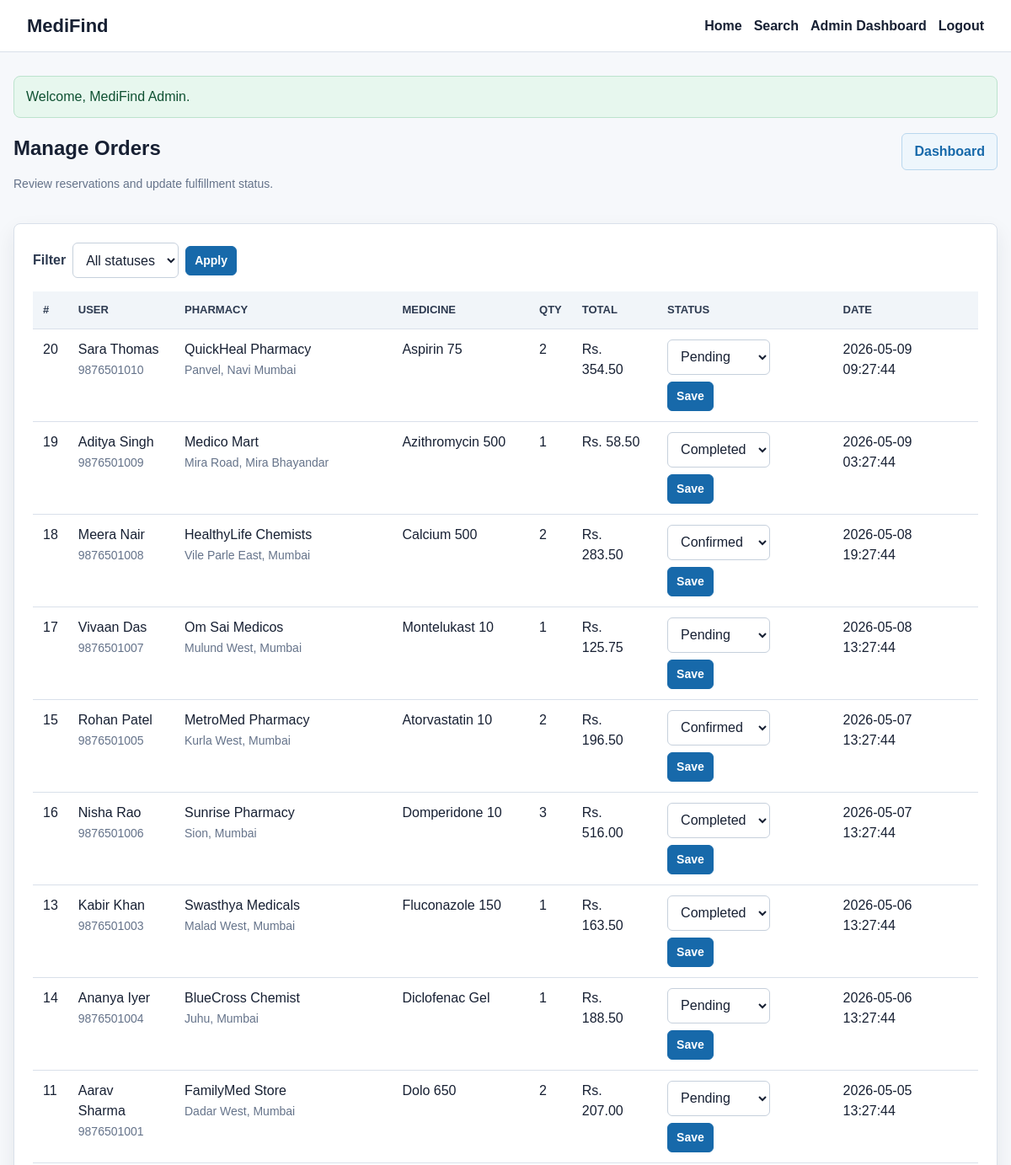
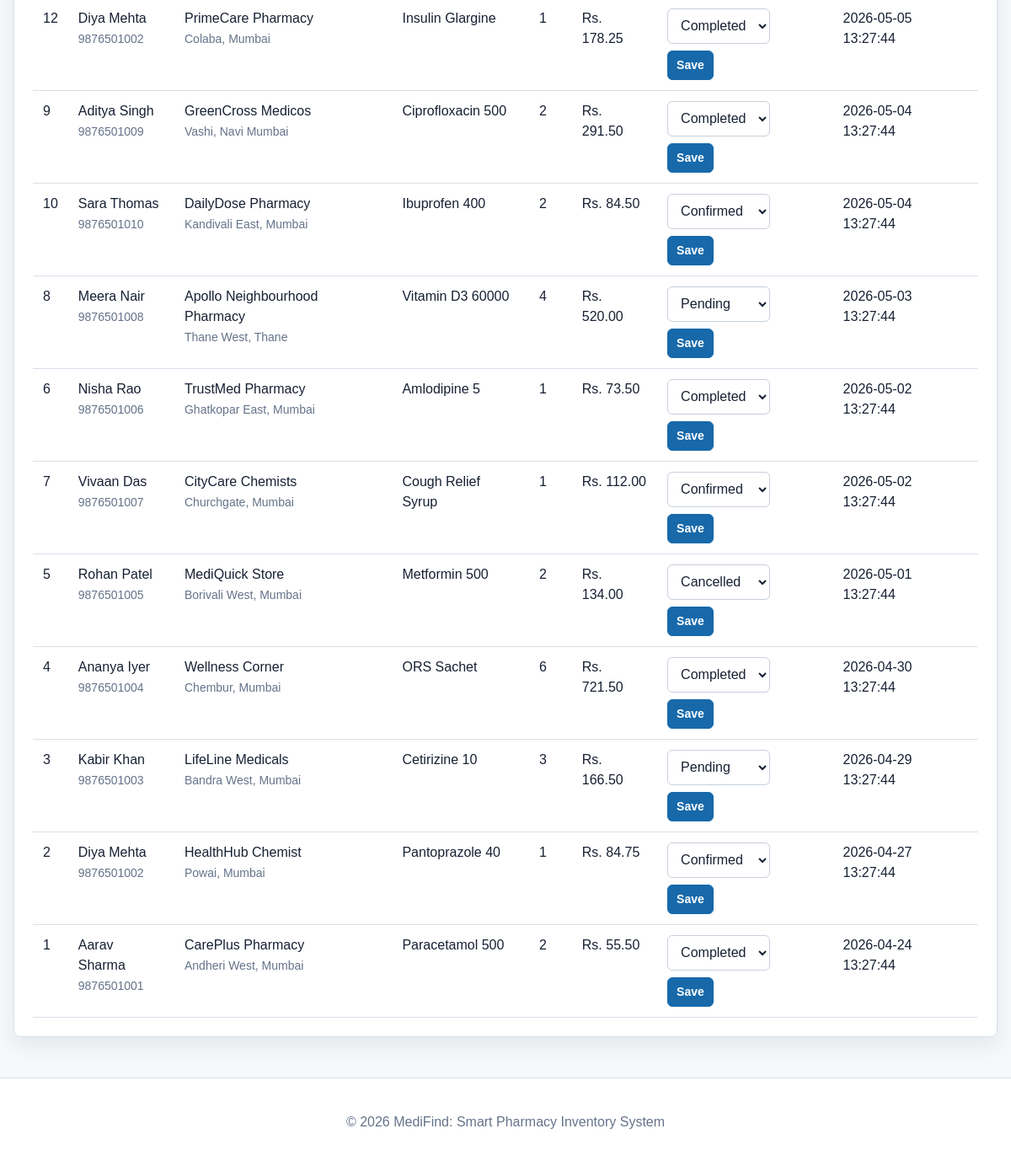
The app's page /admin/orders.php (signed in) with its own data (2 pictures, top to bottom).
### tables this page shows
CREATE TABLE orders (
    id INT AUTO_INCREMENT PRIMARY KEY,
    user_id INT NOT NULL,
    pharmacy_id INT NOT NULL,
    medicine_id INT NOT NULL,
    quantity INT NOT NULL,
    unit_price DECIMAL(10, 2) NOT NULL,
    total_amount DECIMAL(10, 2) NOT NULL,
    status ENUM('pending', 'confirmed', 'completed', 'cancelled') NOT NULL DEFAULT 'pending',
    created_at TIMESTAMP DEFAULT CURRENT_TIMESTAMP,
    updated_at TIMESTAMP DEFAULT CURRENT_TIMESTAMP ON UPDATE CURRENT_TIMESTAMP,
    INDEX idx_orders_user (user_id),
    INDEX idx_orders_pharmacy (pharmacy_id),
    INDEX idx_orders_medicine (medicine_id),
    INDEX idx_orders_status (status),
    CONSTRAINT fk_orders_user
        FOREIGN KEY (user_id) REFERENCES users(id)
        ON UPDATE CASCADE
        ON DELETE RESTRICT,
    CONSTRAINT fk_orders_pharmacy
        FOREIGN KEY (pharmacy_id) REFERENCES pharmacies(id)
        ON UPDATE CASCADE
        ON DELETE RESTRICT,
    CONSTRAINT fk_orders_medicine
        FOREIGN KEY (medicine_id) REFERENCES medicines(id)
        ON UPDATE CASCADE
        ON DELETE RESTRICT
);

CREATE TABLE users (
    id INT AUTO_INCREMENT PRIMARY KEY,
    name VARCHAR(100) NOT NULL,
    email VARCHAR(150) NOT NULL UNIQUE,
    phone VARCHAR(20) NOT NULL,
    address VARCHAR(255) NOT NULL,
    password VARCHAR(255) NOT NULL,
    created_at TIMESTAMP DEFAULT CURRENT_TIMESTAMP
);

CREATE TABLE pharmacies (
    id INT AUTO_INCREMENT PRIMARY KEY,
    owner_name VARCHAR(100) NOT NULL,
    pharmacy_name VARCHAR(150) NOT NULL,
    email VARCHAR(150) NOT NULL UNIQUE,
    phone VARCHAR(20) NOT NULL,
    license_no VARCHAR(60) NOT NULL UNIQUE,
    address VARCHAR(255) NOT NULL,
    city VARCHAR(80) NOT NULL,
    area VARCHAR(80) NOT NULL,
    password VARCHAR(255) NOT NULL,
    status ENUM('active', 'inactive', 'suspended') NOT NULL DEFAULT 'active',
    created_at TIMESTAMP DEFAULT CURRENT_TIMESTAMP,
    INDEX idx_pharmacies_city_area (city, area),
    INDEX idx_pharmacies_status (status)
);

CREATE TABLE medicines (
    id INT AUTO_INCREMENT PRIMARY KEY,
    name VARCHAR(150) NOT NULL,
    generic_name VARCHAR(150) NOT NULL,
    brand VARCHAR(120) NOT NULL,
    category VARCHAR(100) NOT NULL,
    strength VARCHAR(60) NOT NULL,
    form VARCHAR(60) NOT NULL,
    description VARCHAR(255),
    requires_prescription TINYINT(1) NOT NULL DEFAULT 0,
    created_at TIMESTAMP DEFAULT CURRENT_TIMESTAMP,
    INDEX idx_medicines_name (name),
    INDEX idx_medicines_generic (generic_name),
    INDEX idx_medicines_category (category)
);

### includes/functions.php (called while the page is built, shortened)
<?php
function app_url(string $path = ''): string
{
    $path = ltrim($path, '/');
    return rtrim(APP_BASE, '/') . ($path === '' ? '/' : '/' . $path);
}
function e(?string $value): string
{
    return htmlspecialchars((string) $value, ENT_QUOTES, 'UTF-8');
}
function input(string $key, string $default = ''): string
{
    return trim((string) ($_POST[$key] ?? $_GET[$key] ?? $default));
}
function selected(string $current, string $expected): string
{
    return $current === $expected ? 'selected' : '';
}

### admin/orders.php (the view, shortened to what this page needs)
<?php
require_once __DIR__ . '/../includes/auth.php';
$statusFilter = input('status');
$stmt = $conn->prepare(
    'SELECT o.id, o.quantity, o.unit_price, o.total_amount, o.status, o.created_at,
            u.name AS user_name, u.phone AS user_phone,
            p.pharmacy_name, p.area, p.city,
            m.name AS medicine_name
     FROM orders o
     INNER JOIN users u ON u.id = o.user_id
     INNER JOIN pharmacies p ON p.id = o.pharmacy_id
     INNER JOIN medicines m ON m.id = o.medicine_id
     WHERE (? = \'\' OR o.status = ?)
     ORDER BY o.created_at DESC'
);
$stmt->bind_param('ss', $statusFilter, $statusFilter);
$stmt->execute();
$orders = $stmt->get_result()->fetch_all(MYSQLI_ASSOC);
require_once __DIR__ . '/../includes/header.php';
?>
<section class="section-heading">
    <div>
        <h1>Manage Orders</h1>
        <p class="muted">Review reservations and update fulfillment status.</p>
    </div>
    <a class="button secondary" href="<?= e(app_url('admin/dashboard.php')); ?>">Dashboard</a>
</section>
<section class="card">
    <form method="get" class="inline-form filter-form">
        <label for="status">Filter</label>
        <select id="status" name="status">
            <option value="">All statuses</option>
        </select>
        <button type="submit">Apply</button>
    </form>
    <div class="table-wrap">
        <table>
            <thead>
                <tr>
                    <th>#</th>
                    <th>User</th>
                    <th>Pharmacy</th>
                    <th>Medicine</th>
                    <th>Qty</th>
                    <th>Total</th>
                    <th>Status</th>
                    <th>Date</th>
                </tr>
            </thead>
            <tbody>
                <?php foreach ($orders as $order): ?>
                    <tr>
                        <td><?= (int) $order['id']; ?></td>
                        <td><?= e($order['user_name']); ?><br><span class="muted"><?= e($order['user_phone']); ?></span></td>
                        <td><?= e($order['pharmacy_name']); ?><br><span class="muted"><?= e($order['area']); ?>, <?= e($order['city']); ?></span></td>
                        <td><?= e($order['medicine_name']); ?></td>
                        <td><?= (int) $order['quantity']; ?></td>
                        <td>Rs. <?= number_format((float) $order['total_amount'], 2); ?></td>
                        <td>
                            <form method="post" class="inline-form">
                                <select name="status">
                                    <?php foreach (['pending', 'confirmed', 'completed', 'cancelled'] as $status): ?>
                                        <option value="<?= e($status); ?>" <?= selected($order['status'], $status); ?>><?= e(ucfirst($status)); ?></option>
                                    <?php endforeach; ?>
                                </select>
                                <button type="submit">Save</button>
                            </form>
                        </td>
                        <td><?= e($order['created_at']); ?></td>
                    </tr>
                <?php endforeach; ?>
            </tbody>
        </table>
    </div>
</section>
<?php require_once __DIR__ . '/../includes/footer.php'; ?>

### css/style.css (style rules this page uses)
:root { --bg: #f6f8fb; --surface: #ffffff; --text: #172033; --muted: #65738a; --line: #d9e0ea; --primary: #1769aa; --primary-dark: #0f4f82; --success: #1f8a5b; --warning: #b26a00; --danger: #ba2f3a; --shadow: 0 10px 24px rgba(23, 32, 51, 0.08); }
* { box-sizing: border-box; }
body { margin: 0; background: var(--bg); color: var(--text); font-family: Arial, Helvetica, sans-serif; line-height: 1.5; }
a { color: var(--primary); text-decoration: none; }
.card, .search-panel, .stat-card { background: var(--surface); border: 1px solid var(--line); border-radius: 8px; box-shadow: var(--shadow); }
.card, .search-panel { padding: 22px; }
h1, h2 { margin: 0 0 12px; }
.muted { color: var(--muted); font-size: 14px; }
.section-heading { display: flex; align-items: flex-start; justify-content: space-between; gap: 20px; margin-bottom: 22px; }
label { display: block; margin-bottom: 6px; color: #2d3a50; font-weight: 700; }
input, select, textarea { width: 100%; min-height: 42px; padding: 9px 11px; color: var(--text); background: #fff; border: 1px solid #c6d0dc; border-radius: 6px; font: inherit; }
button, .button { display: inline-flex; align-items: center; justify-content: center; min-height: 40px; padding: 9px 14px; color: #fff; background: var(--primary); border: 1px solid var(--primary); border-radius: 6px; cursor: pointer; font: inherit; font-weight: 700; text-decoration: none; }
.button.secondary { color: var(--primary); background: #eef6fc; border-color: #b9d7ee; }
.button.small, .inline-form button, .danger-button { min-height: 34px; padding: 6px 10px; font-size: 14px; }
.table-wrap { width: 100%; overflow-x: auto; }
table { width: 100%; border-collapse: collapse; min-width: 760px; }
th, td { padding: 12px; text-align: left; vertical-align: top; border-bottom: 1px solid var(--line); }
th { color: #2d3a50; background: #f1f5f9; font-size: 13px; text-transform: uppercase; }
.inline-form { display: inline-flex; flex-wrap: wrap; align-items: center; gap: 8px; }
.inline-form input, .inline-form select { width: auto; min-width: 72px; }
.filter-form { margin-bottom: 16px; }
.filter-form label { margin: 0; }

### records on screen
orders: id "20", user.name "Sara Thomas", user.phone "9876501010", pharmacy.pharmacy_name "QuickHeal Pharmacy", pharmacy.area "Panvel", pharmacy.city "Navi Mumbai", medicine.name "Aspirin 75", quantity "2", total_amount "354.50", created_at "2026-05-09 09:27:44"
orders: id "19", user.name "Aditya Singh", user.phone "9876501009", pharmacy.pharmacy_name "Medico Mart", pharmacy.area "Mira Road", pharmacy.city "Mira Bhayandar", medicine.name "Azithromycin 500", quantity "1", total_amount "58.50", created_at "2026-05-09 03:27:44"
orders: id "18", user.name "Meera Nair", user.phone "9876501008", pharmacy.pharmacy_name "HealthyLife Chemists", pharmacy.area "Vile Parle East", pharmacy.city "Mumbai", medicine.name "Calcium 500", quantity "2", total_amount "283.50", created_at "2026-05-08 19:27:44"
orders: id "17", user.name "Vivaan Das", user.phone "9876501007", pharmacy.pharmacy_name "Om Sai Medicos", pharmacy.area "Mulund West", pharmacy.city "Mumbai", medicine.name "Montelukast 10", quantity "1", total_amount "125.75", created_at "2026-05-08 13:27:44"
orders: id "15", user.name "Rohan Patel", user.phone "9876501005", pharmacy.pharmacy_name "MetroMed Pharmacy", pharmacy.area "Kurla West", pharmacy.city "Mumbai", medicine.name "Atorvastatin 10", quantity "2", total_amount "196.50", created_at "2026-05-07 13:27:44"
orders: id "16", user.name "Nisha Rao", user.phone "9876501006", pharmacy.pharmacy_name "Sunrise Pharmacy", pharmacy.area "Sion", pharmacy.city "Mumbai", medicine.name "Domperidone 10", quantity "3", total_amount "516.00", created_at "2026-05-07 13:27:44"
orders: id "13", user.name "Kabir Khan", user.phone "9876501003", pharmacy.pharmacy_name "Swasthya Medicals", pharmacy.area "Malad West", pharmacy.city "Mumbai", medicine.name "Fluconazole 150", quantity "1", total_amount "163.50", created_at "2026-05-06 13:27:44"
orders: id "14", user.name "Ananya Iyer", user.phone "9876501004", pharmacy.pharmacy_name "BlueCross Chemist", pharmacy.area "Juhu", pharmacy.city "Mumbai", medicine.name "Diclofenac Gel", quantity "1", total_amount "188.50", created_at "2026-05-06 13:27:44"
orders: id "11", user.name "Aarav Sharma", user.phone "9876501001", pharmacy.pharmacy_name "FamilyMed Store", pharmacy.area "Dadar West", pharmacy.city "Mumbai", medicine.name "Dolo 650", quantity "2", total_amount "207.00", created_at "2026-05-05 13:27:44"
orders: id "12", user.name "Diya Mehta", user.phone "9876501002", pharmacy.pharmacy_name "PrimeCare Pharmacy", pharmacy.area "Colaba", pharmacy.city "Mumbai", medicine.name "Insulin Glargine", quantity "1", total_amount "178.25", created_at "2026-05-05 13:27:44"
orders: id "9", user.name "Aditya Singh", user.phone "9876501009", pharmacy.pharmacy_name "GreenCross Medicos", pharmacy.area "Vashi", pharmacy.city "Navi Mumbai", medicine.name "Ciprofloxacin 500", quantity "2", total_amount "291.50", created_at "2026-05-04 13:27:44"
orders: id "10", user.name "Sara Thomas", user.phone "9876501010", pharmacy.pharmacy_name "DailyDose Pharmacy", pharmacy.area "Kandivali East", pharmacy.city "Mumbai", medicine.name "Ibuprofen 400", quantity "2", total_amount "84.50", created_at "2026-05-04 13:27:44"
orders: id "8", user.name "Meera Nair", user.phone "9876501008", pharmacy.pharmacy_name "Apollo Neighbourhood Pharmacy", pharmacy.area "Thane West", pharmacy.city "Thane", medicine.name "Vitamin D3 60000", quantity "4", total_amount "520.00", created_at "2026-05-03 13:27:44"
orders: id "6", user.name "Nisha Rao", user.phone "9876501006", pharmacy.pharmacy_name "TrustMed Pharmacy", pharmacy.area "Ghatkopar East", pharmacy.city "Mumbai", medicine.name "Amlodipine 5", quantity "1", total_amount "73.50", created_at "2026-05-02 13:27:44"
orders: id "7", user.name "Vivaan Das", user.phone "9876501007", pharmacy.pharmacy_name "CityCare Chemists", pharmacy.area "Churchgate", pharmacy.city "Mumbai", medicine.name "Cough Relief Syrup", quantity "1", total_amount "112.00", created_at "2026-05-02 13:27:44"
orders: id "5", user.name "Rohan Patel", user.phone "9876501005", pharmacy.pharmacy_name "MediQuick Store", pharmacy.area "Borivali West", pharmacy.city "Mumbai", medicine.name "Metformin 500", quantity "2", total_amount "134.00", created_at "2026-05-01 13:27:44"
orders: id "4", user.name "Ananya Iyer", user.phone "9876501004", pharmacy.pharmacy_name "Wellness Corner", pharmacy.area "Chembur", pharmacy.city "Mumbai", medicine.name "ORS Sachet", quantity "6", total_amount "721.50", created_at "2026-04-30 13:27:44"
orders: id "3", user.name "Kabir Khan", user.phone "9876501003", pharmacy.pharmacy_name "LifeLine Medicals", pharmacy.area "Bandra West", pharmacy.city "Mumbai", medicine.name "Cetirizine 10", quantity "3", total_amount "166.50", created_at "2026-04-29 13:27:44"
orders: id "2", user.name "Diya Mehta", user.phone "9876501002", pharmacy.pharmacy_name "HealthHub Chemist", pharmacy.area "Powai", pharmacy.city "Mumbai", medicine.name "Pantoprazole 40", quantity "1", total_amount "84.75", created_at "2026-04-27 13:27:44"
orders: id "1", user.name "Aarav Sharma", user.phone "9876501001", pharmacy.pharmacy_name "CarePlus Pharmacy", pharmacy.area "Andheri West", pharmacy.city "Mumbai", medicine.name "Paracetamol 500", quantity "2", total_amount "55.50", created_at "2026-04-24 13:27:44"

### other values on screen
$flash['message'] "Welcome, MediFind Admin."
form field status "Pending"
form field status "Completed"
form field status "Confirmed"
form field status "Cancelled"
